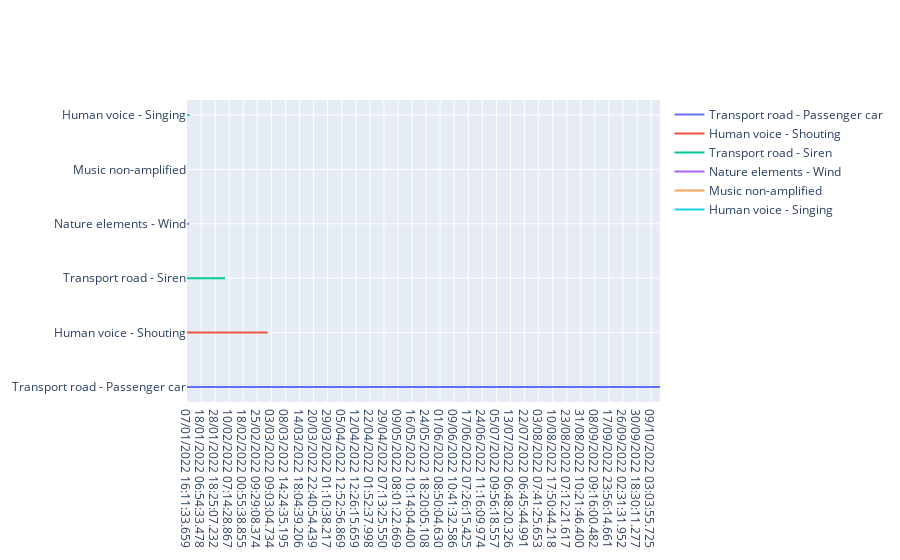

Notebook code for this chart:
### Code cell
# Create figure
fig = go.Figure()

# Define colors for each category
category_colors = {'Transport road - Passenger car': 'red', 'Human voice - Shouting': 'blue', 'Transport road - Siren': 'green', 'Nature elements - Wind' : 'grey', 'Music non-amplified' : 'purple','Human voice - Singing':'pink' }

for category in ['Transport road - Passenger car', 'Human voice - Shouting',
 'Transport road - Siren', 'Nature elements - Wind', 'Music non-amplified',
 'Human voice - Singing']:
    # Filter the data for the current category
    category_data = data_noise[data_noise['noise_event_laeq_primary_detected_class'] == category]
    
    # Create a horizontal line for the category
    fig.add_trace(go.Scatter(
        x=data_noise['result_timestamp'],
        y=[category] * len(category_data),
        mode='lines',
        name=category
    ))

fig.show()

### Figure 1 — Plotly figure (JSON) as saved in the notebook; plotly's stock layout.template omitted (floating-point values rounded to 4 significant figures; data arrays with more than 128 entries replaced by an {"elided": "..."} marker saying what was removed)
{"data": [{"mode": "lines", "name": "Transport road - Passenger car", "type": "scatter", "x": {"elided": "5396 str values"}, "y": {"elided": "4272 str values"}}, {"mode": "lines", "name": "Human voice - Shouting", "type": "scatter", "x": {"elided": "5396 str values"}, "y": {"elided": "729 str values"}}, {"mode": "lines", "name": "Transport road - Siren", "type": "scatter", "x": {"elided": "5396 str values"}, "y": {"elided": "345 str values"}}, {"mode": "lines", "name": "Nature elements - Wind", "type": "scatter", "x": {"elided": "5396 str values"}, "y": ["Nature elements - Wind", "Nature elements - Wind", "Nature elements - Wind", "Nature elements - Wind", "Nature elements - Wind", "Nature elements - Wind", "Nature elements - Wind", "Nature elements - Wind", "Nature elements - Wind", "Nature elements - Wind", "Nature elements - Wind", "Nature elements - Wind", "Nature elements - Wind", "Nature elements - Wind", "Nature elements - Wind", "Nature elements - Wind", "Nature elements - Wind", "Nature elements - Wind", "Nature elements - Wind", "Nature elements - Wind", "Nature elements - Wind"]}, {"mode": "lines", "name": "Music non-amplified", "type": "scatter", "x": {"elided": "5396 str values"}, "y": ["Music non-amplified", "Music non-amplified"]}, {"mode": "lines", "name": "Human voice - Singing", "type": "scatter", "x": {"elided": "5396 str values"}, "y": ["Human voice - Singing", "Human voice - Singing", "Human voice - Singing", "Human voice - Singing", "Human voice - Singing", "Human voice - Singing", "Human voice - Singing", "Human voice - Singing", "Human voice - Singing", "Human voice - Singing", "Human voice - Singing", "Human voice - Singing", "Human voice - Singing", "Human voice - Singing", "Human voice - Singing", "Human voice - Singing", "Human voice - Singing", "Human voice - Singing", "Human voice - Singing", "Human voice - Singing", "Human voice - Singing", "Human voice - Singing", "Human voice - Singing", "Human voice - Singing", "Human voice - Singing", "Human voice - Singing", "Human voice - Singing"]}], "layout": {}}
